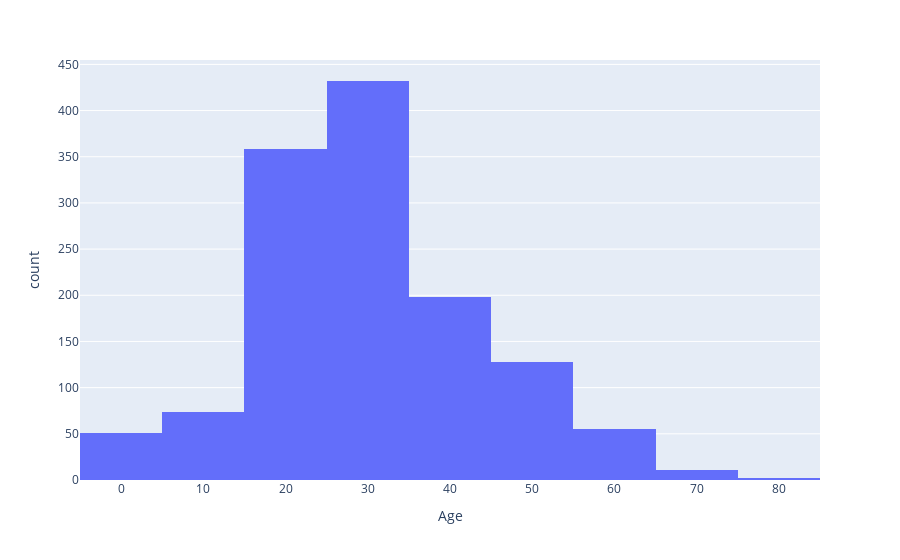

The code cell stored with this chart in its notebook:
### Code cell
px.histogram(data_frame=titanic,
             x='Age',
             nbins=8)

### Figure 1 — Plotly figure (JSON) as saved in the notebook; plotly's stock layout.template omitted (floating-point values rounded to 4 significant figures; data arrays with more than 128 entries replaced by an {"elided": "..."} marker saying what was removed)
{"data": [{"alignmentgroup": "True", "bingroup": "x", "hoverlabel": {"namelength": 0}, "hovertemplate": "Age=%{x}<br>count=%{y}", "legendgroup": "", "marker": {"color": "#636efa"}, "name": "", "nbinsx": 8, "offsetgroup": "", "orientation": "v", "showlegend": false, "type": "histogram", "x": {"elided": "1309 float values"}, "xaxis": "x", "yaxis": "y"}], "layout": {"barmode": "relative", "legend": {"tracegroupgap": 0}, "margin": {"t": 60}, "xaxis": {"anchor": "y", "domain": [0, 1], "title": {"text": "Age"}}, "yaxis": {"anchor": "x", "domain": [0, 1], "title": {"text": "count"}}}}
